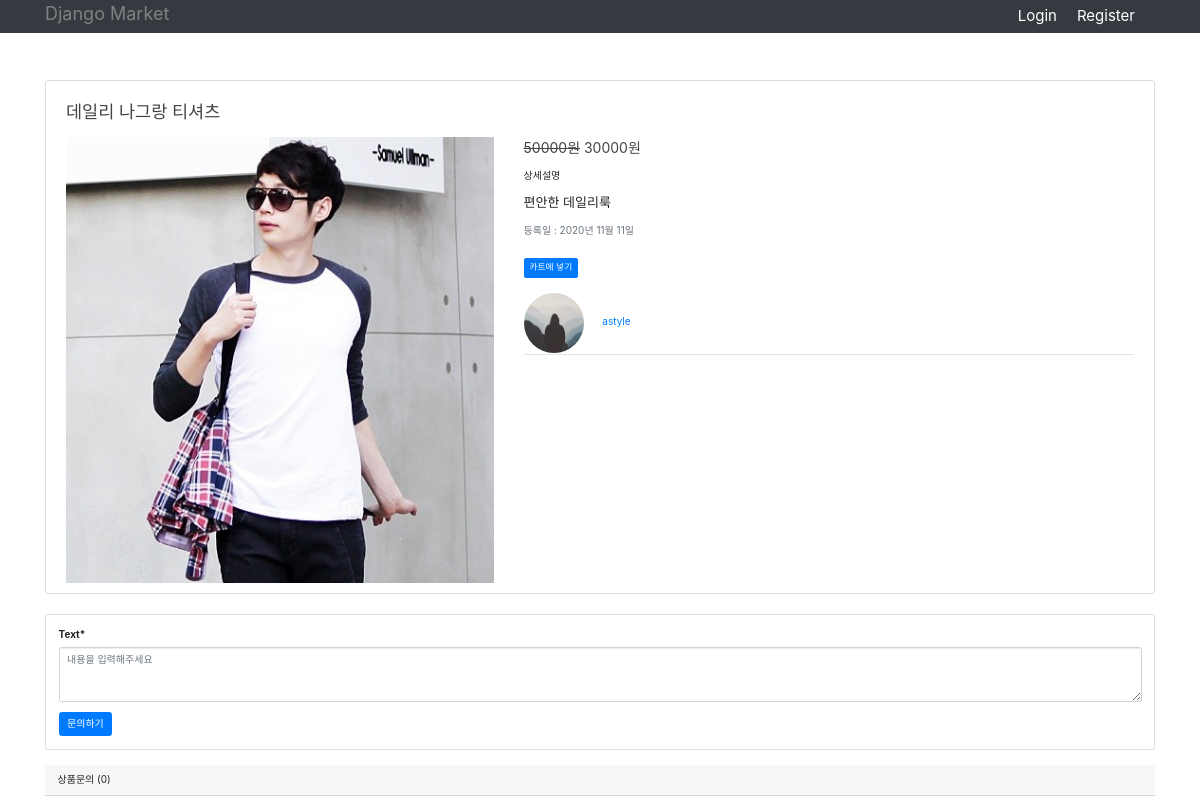
Screenshot of /product/16/데일리-나그랑-티셔츠/ with the database file from the repository.
### blog/models.py (models this page shows, shortened)
class Product(models.Model):
    title = models.CharField(verbose_name='상품명', max_length=100)
    image = models.ImageField(verbose_name='상품이미지', upload_to="photo", default='default.jpg')
    slug = models.SlugField(max_length=200, db_index=True, unique=True,
                            allow_unicode=True, null=True)
    price = models.DecimalField(verbose_name='정가', max_digits=10, decimal_places=0, null=True)
    discount_price = models.DecimalField(verbose_name='할인가', max_digits=10, decimal_places=0, null=True, blank=True)
    content = models.TextField(verbose_name='상품설명')
    date_posted = models.DateTimeField(default=timezone.now)
    author = models.ForeignKey(User, on_delete=models.CASCADE)
    category = models.ForeignKey(Category, on_delete=models.SET_NULL, null=True)
    class Meta:
        ordering = ['-date_posted']
    def get_absolute_url(self):
        return reverse('product-detail', args=[self.id, self.slug])

### users/models.py (models this page shows, shortened)
class Profile(models.Model):
    user = models.OneToOneField(User, on_delete=models.CASCADE)
    image = models.ImageField(default='default.jpg', upload_to='profile_pics')

### blog/views.py (the view)
# urls.py: path('product/<int:id>/<slug>/', product_detail, name='product-detail'),
def product_detail(request, id, slug=None):
    context = {}
    product = get_object_or_404(Product, id=id, slug=slug)
    context['add_to_cart'] = AddProductForm(initial={'quantity':1})
    context['q_form'] = QnaForm()
    context['product'] = product
    context['questions'] = product.qna_set.all().order_by('-created')
    return render(request, 'blog/product_detail.html', context)

### cart/forms.py
class AddProductForm(forms.Form):
    quantity = forms.IntegerField(widget=forms.HiddenInput)
    is_update = forms.BooleanField(required=False, initial=False, widget=forms.HiddenInput)

### blog/forms.py
class QnaForm(forms.ModelForm):
    class Meta:
        model = Qna
        fields = ['text']
        widgets = {
            'text': Textarea(attrs={'cols':5,
                                    'rows':3,
                                    'placeholder': '내용을 입력해주세요',
                                    }
                             )
        }

### blog/templates/blog/product_detail.html (shortened to what this page needs)
{% extends "blog/base.html" %}
{% load crispy_forms_tags %}
{% block content %}
<article class="media content-section">
    <div class="media-body">
        <h3 class="article-title pt-3">{{ product.title }}</h3>
        <div class="row pt-3">
            <div class="col-5">
                <img src="{{ product.image.url }}" width="100%">
            </div>
            <div class="col-7">
                {% if product.discount_price != None %}
                <p class="article-title" style="font-size:1.4em">
                    <span style="text-decoration:line-through;">
                        {{ product.price }}원</span> {{ product.discount_price }}원
                </p>
                {% else %}
                <p class="article-title" style="font-size:1.8em">
                    {{ product.price }}원
                </p>
                {% endif %}
                <p style="font-weight:bold font-size:1.5em"> 상세설명</p>
                <p class="article-content" style="font-size:1.3em">{{ product.content }}</p>
                <p class="text-muted">등록일 : {{ product.date_posted|date:"Y년 F d일" }}</p>
                {% if product.author != user%}
                <form action="{% url 'cart:product_add' product.id %}" method="post" class="pt-3">
                    <input type="submit" class="btn btn-primary btn-sm" value="카트에 넣기">
                </form>
                {% endif %}
                <div class="article-metadata pt-4">
                    <a href="{% url 'list-by-seller' product.author.id %}">
                    <img class="rounded-circle article-img" style="width:60px; height:60px;"
                         src="{{product.author.profile.image.url}}">
                    {{ product.author }}</a>
                </div>
            </div>
        </div>
    </div>
</article>
<div id="qnaWrap">
    <div class="card my-4">
        <div class="card-body">
            <form action="{{product.get_absolute_url}}qna/" method="post">
                {{ q_form|crispy }}
                <button type="submit" class="btn btn-primary">문의하기</button>
            </form>
        </div>
    </div>
    <p class="card-header">상품문의 ({{ product.qna_set.all.count }})</p>
</div>
{% endblock content %}

### blog/static/blog/main.css (style rules this page uses)
body { background: #fafafa; color: #333333; margin-top: 5rem; }
h1, h2, h3, h4, h5, h6 { color: #444444; }
.content-section { background: #ffffff; padding: 10px 20px; border: 1px solid #dddddd; border-radius: 3px; margin-bottom: 20px; }
.article-title { color: #444444; }
.article-content { white-space: pre-line; }
.article-img { height: 65px; width: 65px; margin-right: 16px; }
.article-metadata { padding-bottom: 1px; margin-bottom: 4px; border-bottom: 1px solid #e3e3e3 }

### rows the page displays
Product: title "데일리 나그랑 티셔츠", image (picture), price "50000", discount_price "30000", content "편안한 데일리룩", date_posted "2020년 11월 11일", author.profile.image (placeholder picture), author "astyle", qna_set.all.count "0"
